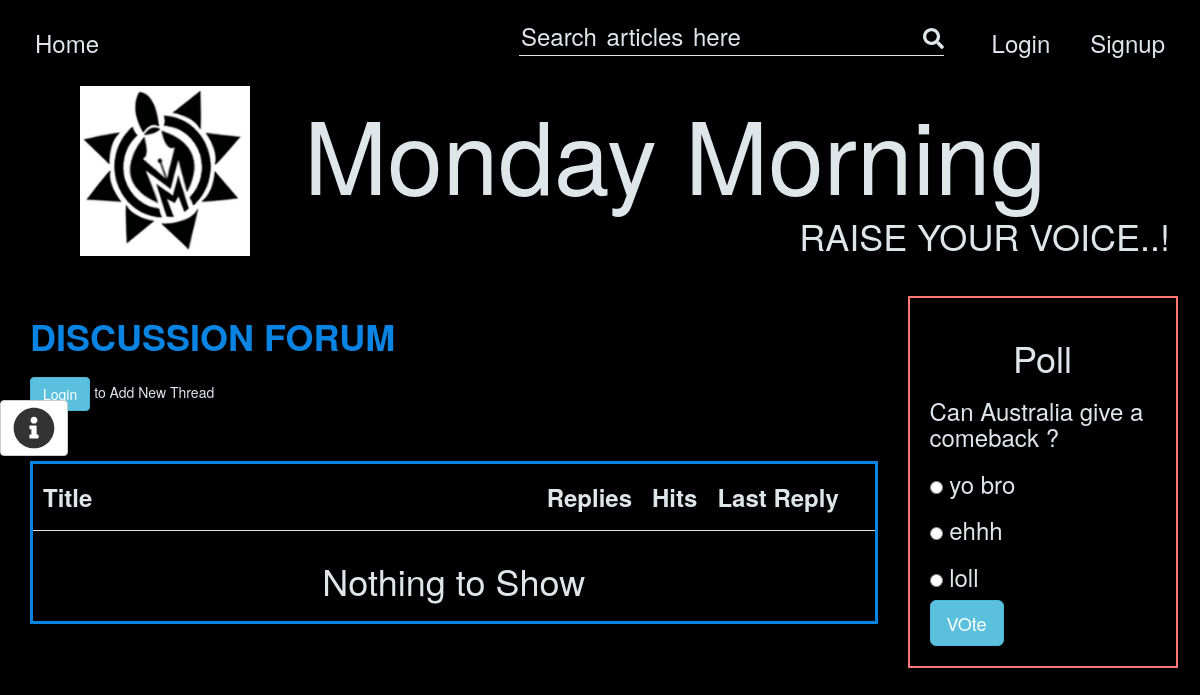
The app's page /index.php/forum, older data.
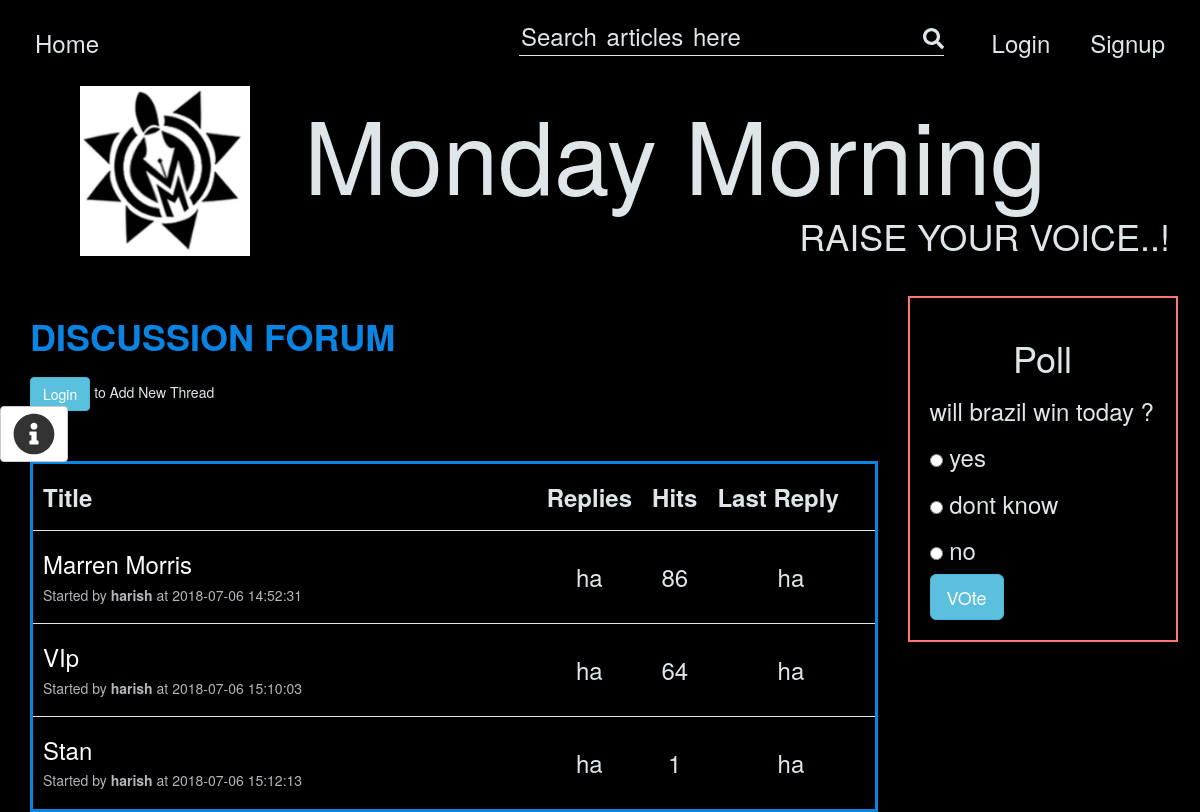
The same page, newer data.
### tables this page shows
CREATE TABLE IF NOT EXISTS `polls` (
  `id` int(11) NOT NULL AUTO_INCREMENT,
  `question` varchar(128) DEFAULT NULL,
  `answer_1` varchar(128) DEFAULT NULL,
  `answer_2` varchar(128) DEFAULT NULL,
  `answer_3` varchar(128) DEFAULT NULL,
  `user_id` varchar(128) DEFAULT NULL,
  `updated_at` varchar(128) DEFAULT NULL,
  PRIMARY KEY (`id`)
);

CREATE TABLE IF NOT EXISTS `answers` (
  `id` int(11) NOT NULL AUTO_INCREMENT,
  `answer` varchar(128) DEFAULT NULL,
  `votes` int(20) DEFAULT '0',
  PRIMARY KEY (`id`)
);

CREATE TABLE IF NOT EXISTS `forum` (
  `id` int(11) NOT NULL AUTO_INCREMENT,
  `Title` varchar(128) DEFAULT NULL,
  `user_id` varchar(128) DEFAULT NULL,
  `username` varchar(128) DEFAULT NULL,
  `Content` varchar(256) DEFAULT NULL,
  `isParent` int(4) DEFAULT '1',
  `slug` varchar(128) DEFAULT NULL,
  `view_count` int(4) NOT NULL DEFAULT '0',
  `updated_at` varchar(64) DEFAULT NULL,
  `parent_id` int(11) NOT NULL DEFAULT '0',
  `has_approved` int(4) NOT NULL DEFAULT '1',
  PRIMARY KEY (`id`)
);

### application/controllers/forum.php (called while the page is built, shortened)
<?php
class forum extends CI_Controller {
	public function index(){
		$data['poll']=$this->poll_model->last_poll();
		$data['threads']=$this->forum_model->get_threads_view();
		$this->load->view('forum/index',$data);
	}
}

### index.php (called while the page is built, shortened)
<?php
require_once BASEPATH.'core/CodeIgniter.php';

### application/models/poll_model.php (called while the page is built, shortened)
<?php
class poll_model extends CI_Model {
	function last_poll(){
		$query = $this->db->order_by('id',"desc")
		->limit(1)
		->get('polls')
		->row();
		return $query;
	}
}

### application/models/answer_model.php (called while the page is built, shortened)
<?php
class answer_model extends CI_Model {
	function get_answer($id){
		$query=$this->db->get_where('answers',array('id'=>$id));
		return $query->row_array();
	}
}

### application/models/forum_model.php (called while the page is built, shortened)
<?php
class forum_model extends CI_Model {
	function get_threads_view(){
		return $this->db->get_where('forum',array('isParent'=>'1','has_approved'=>'1'));
	}
}

### application/views/forum/index.php (the view, shortened to what this page needs)
<!DOCTYPE html>
<html>
	<head>
		<link rel="stylesheet" href="https://maxcdn.bootstrapcdn.com/bootstrap/3.3.7/css/bootstrap.min.css">
		<link rel="stylesheet" href="https://cdnjs.cloudflare.com/ajax/libs/normalize/5.0.0/normalize.min.css">
		<link rel="stylesheet" type="text/css" href="<?php echo base_url("assets/cs/animate.css")?> ">
		<link rel="stylesheet" type="text/css" href="<?php echo base_url("assets/cs/jquery.fullPage.css")?>">
		<link rel="stylesheet" type="text/css" href="<?php echo base_url("assets/cs/forumindex.css")?>">
	</head>
	<body data-spy="scroll" data-target="#myScrollspy" data-offset="0">
		<nav class="navbar navbar-default" id="main-nav">
				<div class="container-fluid">
					<div>
						<h3 class="nav-items" style="float: left;"><a href="<?php echo base_url('home') ?>">Home</a></h3>
						<form id="search" class="nav-items" method="POST" action="<?php echo base_url('ajaxsearch/search'); ?>">
							<input id="search-text" type="text" name="query" placeholder="Search articles here">
							<i class="fa fa-search"></i>
						</form>
						<?php if(isset($username)) {?>
						<h3 class="nav-items right-items"><a href="<?php echo base_url('users/logout') ?>">Logout</a></h3>
						<h3 class="nav-items right-items" >
							<a style="color: #d63031;" href="
							<?php
								 if($this->session->userdata('access_level')=='admin'){
								 	echo base_url('admin') ;
								 }
								 else{
								 	echo '#';
								 }
							 ?>"
							 >
							 <?php echo $username; ?>
							 </a>
						 </h3>
						<?php } else { ?>
						<h3 class="nav-items right-items"><a href="<?php echo base_url('users/register') ?>">Signup</a></h3>
						<h3 class="nav-items right-items"><a href="<?php echo base_url('users/login') ?>">Login</a></h3>
						<?php } ?>
					</div>
				</div>
		</nav>
			<div class="container">
				<div class="row">
						<div class="col-lg-12">
							<div class="heading">
								<img src="<?php echo base_url("assets/img/logo.png")?> " id="logo">
								<h1>Monday Morning </h1>
								<h1 id="sideline">Raise your voice..!</h1>
							</div>
						</div>
				</div>
				<div class="row">
					<div class="col-md-9">
						<h1 style="color: #0984e3;">
							<b>DISCUSSION FORUM</b>
						</h1>
							<?php
								if(isset($username)){ ?>
									<button class="btn btn-primary" ><a style="color: white;" href="<?php echo base_url('forum/create'); ?>">New Thread</a></button>
							<?php 	} else { ?>
									<a style="color: white;" href="<?php echo base_url('users/login') ?>"><button class="btn btn-info">Login</button></a> to Add New Thread
							<?php 	} ?>
							<table class="threads">
								<tr >
									<th ><h3><b>Title</b></h3></th>
									<th ><h3><b>Replies</b></h3></th>
									<th ><h3><b>Hits</b></h3></th>
									<th ><h3><b>Last Reply</b></h3></th>
								</tr>
								<?php
									if($threads->num_rows()>0){
								foreach($threads->result() as $row){ ?>
								<tr class="thread">
									<td><h3><a style="color: white;" href="<?php echo base_url('forum/view/'.$row->slug); ?>"><?php echo $row->Title; ?></a></h3>
										<h5 style="opacity: 0.8;">Started by <b><?php echo $row->username?></b> at <?php echo $row->updated_at; ?></h5>
									</td>
									<td><h3><?php echo 'ha' ;?></h3></td>
									<td><h3><?php echo $row->view_count; ?></h3></td>
									<td><h3><?php echo 'ha'; ?></h3></td>
								</tr>
								<?php }} else { ?>
									<tr>
										<td colspan="4"><h1 style="text-align: center;">Nothing to Show</h1></td>
									</tr>
								<?php } ?>
							</table>
					</div>
					<div class="col-md-3 aside"  id="myScrollspy">
						<div id="before-vote" data-spy="affix" data-offset-top="680">
							<h1 style="text-align: center;">Poll</h1>
							<h3><?php echo $poll->question.' ?'; ?></h3>
							<form class="ajax1" action="<?php echo base_url('polls/vote/'.$poll->id) ?>" method="post">
								<h3>
									<input type="radio" name="vote" value="answer_1">
									<?php echo $this->answer_model->get_answer($poll->answer_1)['answer'] ?>
								</h3>
								<h3>
									<input type="radio" name="vote" value="answer_2">
									<?php echo $this->answer_model->get_answer($poll->answer_2)['answer'] ?>
								</h3>
								<h3>
									<input type="radio" name="vote" value="answer_3">
									<?php echo $this->answer_model->get_answer($poll->answer_3)['answer'] ?>
								</h3>
								<button type="submit" class="btn btn-info btn-lg">
									VOte
								</button>
							</form>
						</div>
					</div>
				</div>
			</div>
		<div class="sidebar">
				<a href="#costumModal13" role="button" class="btn btn-default" data-toggle="modal">
		            <i class="fa fa-info-circle" id="info-button"></i>
		        </a>
		</div>
	</body>
</html>
	</body>
</html>

### assets/cs/forumindex.css (style rules this page uses)
body { background:black ; color: #dfe6e9; }
#logo { height: 170px; width: 170px; display: inline; margin: 40px 50px; margin-top: 0px; }
#logo+h1 { display: inline; font-size: 100px; margin-top: 0px; }
#sideline { text-align: center; display: inline; text-transform: uppercase; float: right; margin-top: -80px; }
#main-nav { background: inherit; padding-top: 10px; border: 0px; z-index: 10000; }
.nav-items { display: inline; }
.nav-items>input { background: inherit; border: 0px; word-spacing: 3px; padding-top: 20px; width: 400px; }
#search { border-bottom: 1px solid #dfe6e9; align-content: center; margin-left: 400px; padding-bottom: 5px; }
.fa-search { font-size: 1.5em; }
::placeholder { color: #dfe6e9; font-size: 24px; }
.right-items { float: right; }
.nav-items>a { color: inherit; padding: 15px 20px; }
#info-button { font-size: 3em; }
.sidebar { position: fixed; top: 50%; }
.aside { position: relative; z-index: 1000; right: 0px; padding: auto 10px; }
#after-vote,#before-vote { padding: 20px; width: 270px; border: solid 2px #ff7675; }
table { margin-top: 50px; width: 100%; border:3px solid #0984e3; }
tr { border:1px solid #dfe6e9; }
td { text-align: center; }
th,td { padding: 10px; }
th>h3,td>h3 { margin: 10px auto; }
th:nth-child(1) { width: 60%; }
th:nth-child(4) { width: 20%; }
td:nth-child(1) { text-align: left; }

Row changes from the older to the newer data that the page shows:
removed polls: question "Can Australia give a comeback", answer_1.answer "yo bro", answer_2.answer "ehhh", answer_3.answer "loll"
added forum: Title "Marren Morris", username "harish", updated_at "2018-07-06 14:52:31", view_count "86"
added forum: Title "VIp", username "harish", updated_at "2018-07-06 15:10:03", view_count "64"
added forum: Title "Stan", username "harish", updated_at "2018-07-06 15:12:13", view_count "1"
added polls: question "will brazil win today", answer_1.answer "yes", answer_2.answer "dont know", answer_3.answer "no"
Text that changed along with them:
text no longer shown: "Nothing to Show"
